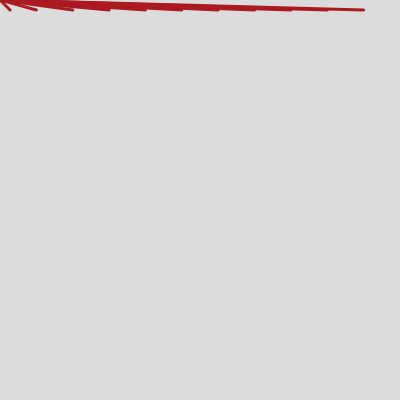
Frame 1 (no input)
Frame 60 (no input): identical to frame 1, image omitted
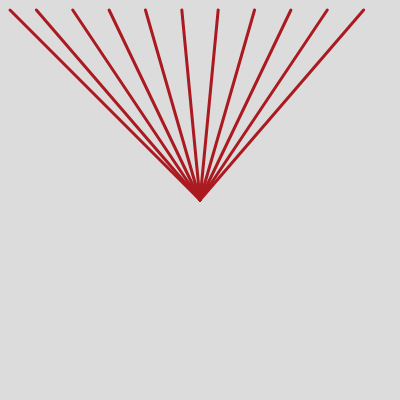
Frame 120 (the mouse pressed at the canvas centre since frame 60)

The p5.js sketch that drew these frames (run headless with seeded random() and noise() and a simulated clock; from frame 60 on, the mouse is pressed at the canvas centre):

// p5.js sketch
// ── sketch.js
function setup() {
  createCanvas(400, 400);
  strokeWeight(3)
  stroke(171, 26, 33)
}

function draw() {
  background(220);
  line(10, 10, mouseX, mouseY);
  
  let spacing = width/11
  for(let i=1; i < 11; i++)
{
  
line(i * spacing, 10, mouseX, mouseY)
}  
}
